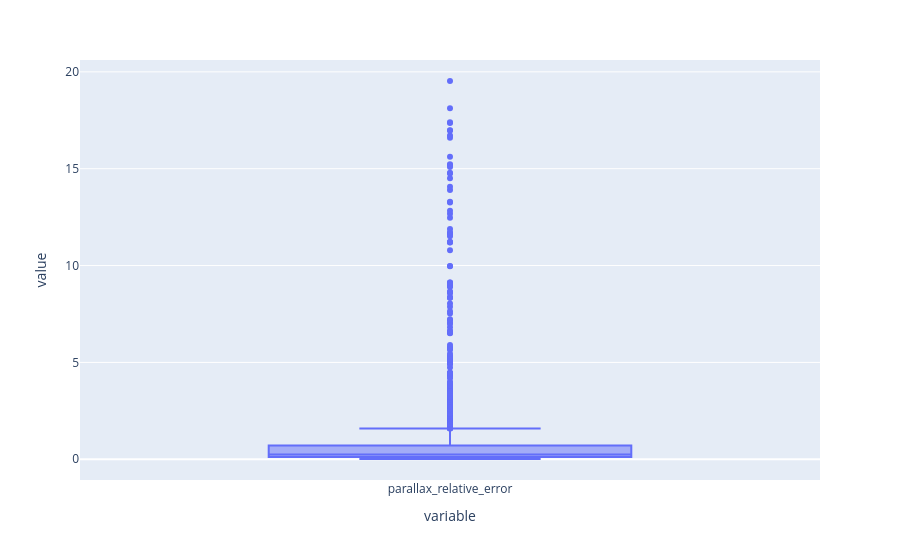

Write notebook code for a chart like this one.
### Code cell
px.box(df['parallax_relative_error'])

### Figure 1 — Plotly figure (JSON) as saved in the notebook; plotly's stock layout.template omitted (floating-point values rounded to 4 significant figures; data arrays with more than 128 entries replaced by an {"elided": "..."} marker saying what was removed)
{"data": [{"alignmentgroup": "True", "hovertemplate": "variable=%{x}<br>value=%{y}<extra></extra>", "legendgroup": "", "marker": {"color": "#636efa"}, "name": "", "notched": false, "offsetgroup": "", "orientation": "v", "showlegend": false, "type": "box", "x": {"elided": "2203 str values"}, "x0": " ", "xaxis": "x", "y": {"elided": "2203 float values"}, "y0": " ", "yaxis": "y"}], "layout": {"autosize": true, "boxmode": "group", "legend": {"tracegroupgap": 0}, "margin": {"t": 60}, "xaxis": {"anchor": "y", "autorange": true, "domain": [0, 1], "range": [-0.5, 0.5], "title": {"text": "variable"}, "type": "category"}, "yaxis": {"anchor": "x", "autorange": true, "domain": [0, 1], "range": [-1.07, 20.61], "title": {"text": "value"}, "type": "linear"}}}
